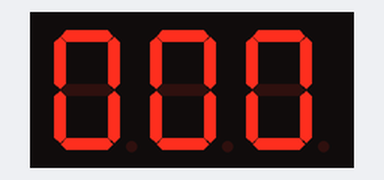
Simulated run of this sketch. Board: Arduino Uno, built with avr-gcc and run on an emulated ATmega328P. On the bench: 3-digit seven-segment display. Wiring (inferred from the names in the program): 3-digit 7-segment display, segments lit when HIGH: segments pin 3, pin 7, pin 11, pin 9, pin 8, pin 4, pin 12; digit selects pin 2, pin 5, pin 6. The segment pins are drawn as the display they are named for.

Above: at 0.1 s.
At 4.4 s:
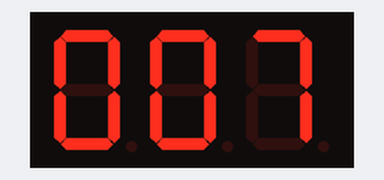
At 9.8 s:
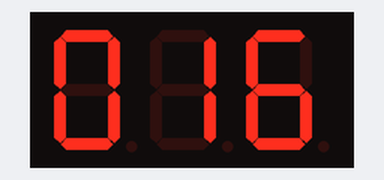
At 18.9 s:
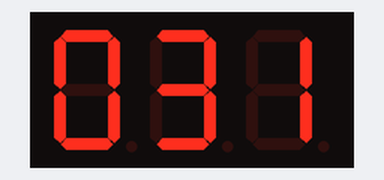
At 29.3 s:
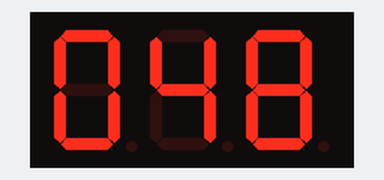
At 39.0 s:
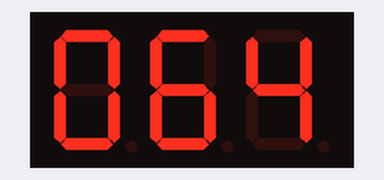

The sketch:

_3_digit_seven_segment.ino
```cpp
// Pin digit controller
#define DIGIT1 2
#define DIGIT2 5
#define DIGIT3 6

// Pin to light up the segment
#define SEG_A 3
#define SEG_B 7
#define SEG_C 11
#define SEG_D 9
#define SEG_E 8
#define SEG_F 4
#define SEG_G 12
#define SEG_DP 10

// Pin for segments in sequence
const int segs[7] = {SEG_A, SEG_B, SEG_C, SEG_D, SEG_E, SEG_F, SEG_G};

// Segments that make each number
const byte numbers[10] = {0b0111111, 0b0000110, 0b1011011, 0b1001111, 0b1100110, 0b1101101, 0b1111101, 0b0000111, 0b1111111, 0b1101111};

void setup() {
  pinMode(SEG_A, OUTPUT);
  pinMode(SEG_B, OUTPUT);
  pinMode(SEG_C, OUTPUT);
  pinMode(SEG_D, OUTPUT);
  pinMode(SEG_E, OUTPUT);
  pinMode(SEG_F, OUTPUT);
  pinMode(SEG_G, OUTPUT);
  pinMode(DIGIT1, OUTPUT);
  pinMode(DIGIT2, OUTPUT);
  pinMode(DIGIT3, OUTPUT);
}

void lightDigit1(byte number) {
  digitalWrite(DIGIT1, LOW);
  digitalWrite(DIGIT2, HIGH);
  digitalWrite(DIGIT3, HIGH);
  lightSegments(number);
}

void lightDigit2(byte number) {
  digitalWrite(DIGIT1, HIGH);
  digitalWrite(DIGIT2, LOW);
  digitalWrite(DIGIT3, HIGH);
  lightSegments(number);
}

void lightDigit3(byte number) {
  digitalWrite(DIGIT1, HIGH);
  digitalWrite(DIGIT2, HIGH);
  digitalWrite(DIGIT3, LOW);
  lightSegments(number);
}

void lightSegments(byte number) {
  for (int i = 0; i < 7; i++) {
    int bit = bitRead(number, i);
    digitalWrite(segs[i], bit);
  }
}

void loop() {
  for (int digit1=0; digit1 < 10; digit1++) {
    for (int digit2=0; digit2 < 10; digit2++) {
      for (int digit3=0; digit3 < 10; digit3++) {
        unsigned long startTime = millis();

        for (unsigned long elapsed=0; elapsed < 600; elapsed = millis() - startTime) {
          lightDigit1(numbers[digit1]);
          delay(5);
          lightDigit2(numbers[digit2]);
          delay(5);
          lightDigit3(numbers[digit3]);
          delay(5);
        }
      }
    }
  }
}
```

Measured:
- what the display in image 0 shows lasts 0.7 s, from 0.0 s to 0.7 s
